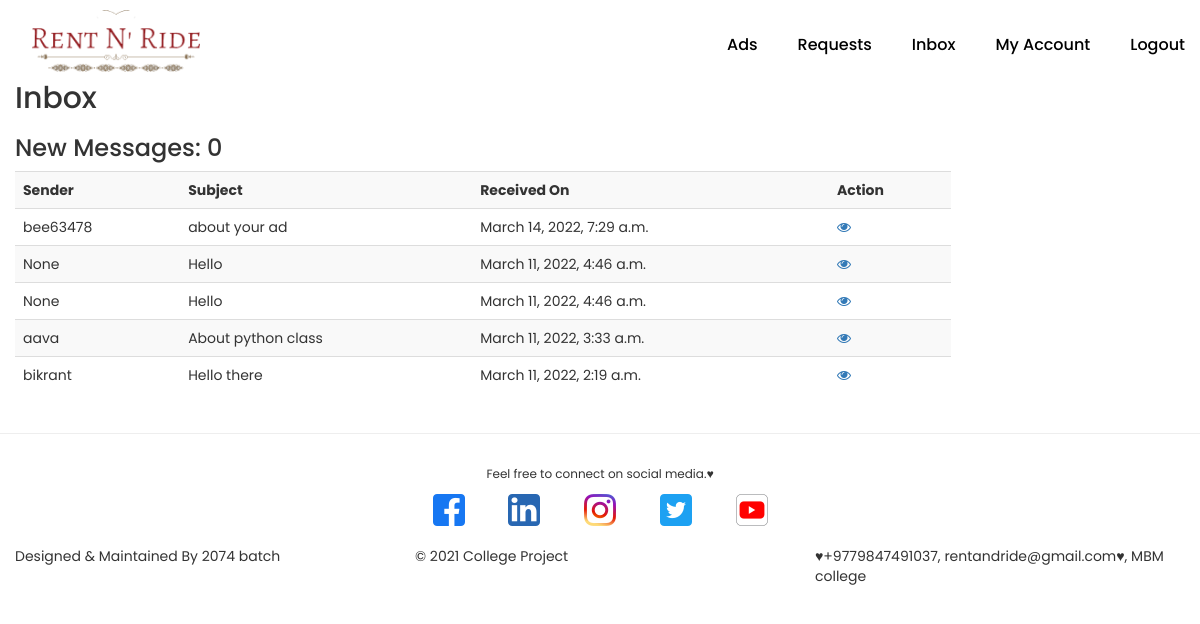
The app's page /users/inbox/ (signed in), older data.
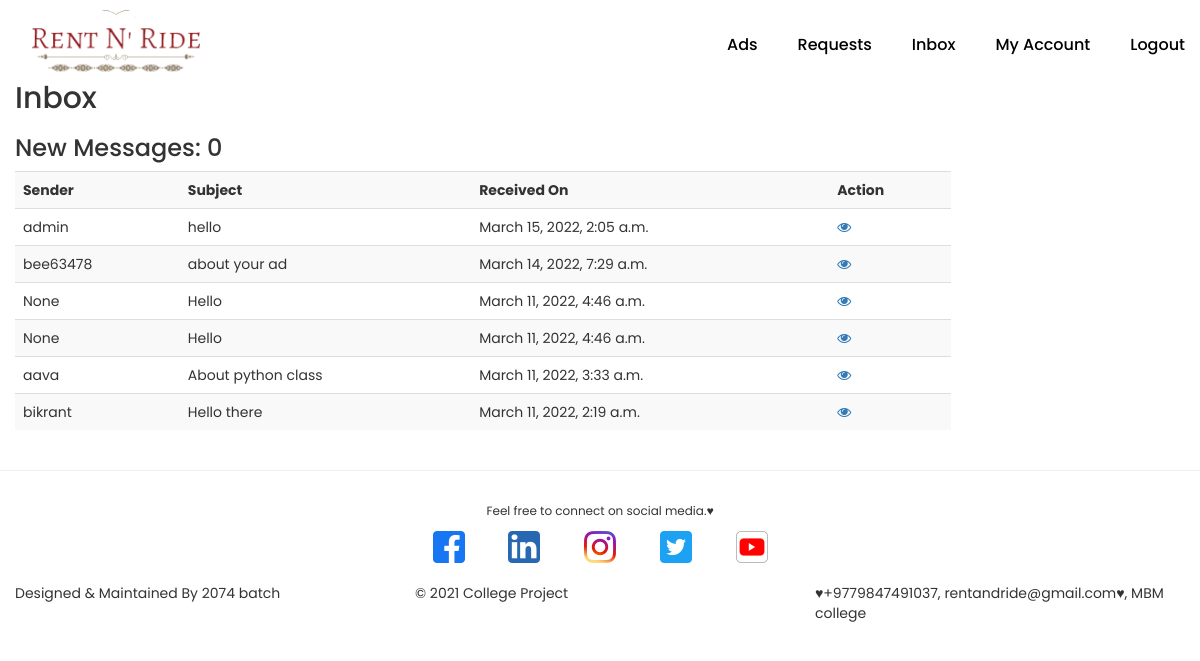
The same page, newer data.
### users/models.py (models this page shows, shortened)
class Message(models.Model):
    sender = models.ForeignKey(
        Profile, on_delete=models.SET_NULL, null=True, blank=True)
    receiver = models.ForeignKey(
        Profile, on_delete=models.SET_NULL, null=True, blank=True, related_name='messages')
    name = models.CharField(max_length=100, null=True, blank=True)
    email = models.EmailField(max_length=100, null=True, blank=True)
    subject = models.CharField(max_length=100, null=True, blank=True)
    body = models.TextField()
    is_read = models.BooleanField(default=False, null=True)
    created = models.DateTimeField(auto_now_add=True)
    id = models.UUIDField(default=uuid.uuid4, unique=True,
                          primary_key=True, editable=False)
    class Meta:
        ordering = ['is_read', '-created']

class Profile(models.Model):
    user = models.OneToOneField(
        User, on_delete=models.CASCADE, null=True, blank=True)
    name = models.CharField(max_length=200, null=True, blank=True)
    username = models.CharField(max_length=200, null=True, blank=True)
    location = models.CharField(max_length=200, null=True, blank=True)
    province = models.CharField(max_length=20, choices = [
        ('Bagmati', 'Bagmati'),
    ], null=True)
    city = models.CharField(max_length=100, null=True)
    date_of_birth = models.DateField(null=True)
    gender = models.CharField(max_length=10, choices=[
        ('Male', 'Male'),
        ('Female', 'Female'),
        ('Other', 'Other')
    ], null=True)
    email = models.EmailField(max_length=500, null=True, blank=True)
    phone = models.CharField(max_length=10, null=True, blank=True)
    short_intro = models.CharField(max_length=300, null=True, blank=True)
    bio = models.TextField(blank=True, null=True)
    profile_image = models.ImageField(
        null=True, blank=True, upload_to='users/', default='users/user-default.png ')
    created = models.DateTimeField(auto_now_add=True)
    id = models.UUIDField(default=uuid.uuid4, unique=True,
                          primary_key=True, editable=False)
    def __str__(self) -> str:
        return str(self.username)

### users/views.py (the view)
# urls.py: path('inbox/', views.inbox, name='inbox'),
@login_required(login_url='login')
def inbox(request):
    profile = request.user.profile
    messageRequests = profile.messages.all()
    unreadCount = messageRequests.filter(is_read=False).count()
    context={'messageRequests': messageRequests, 'unreadCount': unreadCount}
    return render(request, 'users/inbox.html', context)

### users/templates/users/inbox.html
{% extends 'main.html' %}
{% load static %}
{% block content %}
<div class="container">
    <h2>Inbox</h2>
<h3>New Messages: {{ unreadCount }}</h3>
<table class="table table-striped" style="width: 80%;">
    <tr >
        <th>Sender</th>
        <th>Subject</th>
        <th>Received On</th>
        <th>Action</th>
    </tr>
    {% for message in messageRequests %}
    {% if message.is_read == False %}
    <tr style="color: green;">
        <td ><b>{{message.sender}}</b></td>
        <td><b>{{message.subject}}</b></td>
        <td><b>{{message.created}}</b></td>
        <td><b><a href="{% url 'message' message.id %}"><i class="fa fa-eye"></i></b></td>
    </tr>
    {% else %}
    <tr>
        <td>{{message.sender}}</td>
        <td>{{message.subject}}</td>
        <td>{{message.created}}</td>
        <td>
            <a href="{% url 'message' message.id %}"><i class="fa fa-eye"></i></a>
        </td>
    </tr>
    {% endif %}
    {% endfor %}
</table>
</div>
{% endblock content %}

Row changes from the older to the newer data that the page shows:
added Message: sender "admin", subject "hello", created "March 15, 2022, 2:05 a.m."
